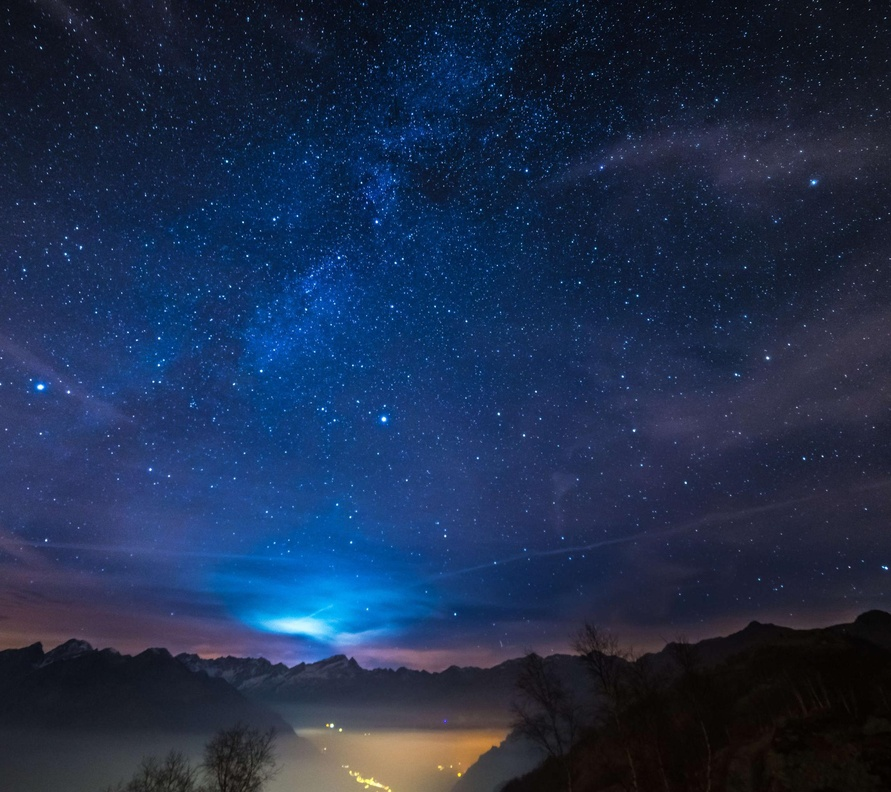
//> input picture picture_test/star.jpg, 891 x 792 px, shrunk from 2160 x 1920 before the run
$ ./LinearBlending   (built with g++ and OpenCV 4)
//> lines starting //> are read from the running program, lines starting //| are printed output that depends on the picture
#include<opencv2/core/core.hpp>
#include<opencv2/highgui/highgui.hpp>
using namespace cv;

bool LinearBlending(float Alpha=0.5,float Beta=0.5)
{
//> called with Alpha = 0.3, Beta = 0.7
  Mat srcImag1=imread("/home/newdisk/picture_test/star.jpg");
//> srcImag1 is the input picture: 792 rows x 891 cols, CV_8UC3; mean B, G, R 77.5, 46.2, 29.6
  Mat srcImag2=imread("/home/newdisk/picture_test/mountain.jpg");
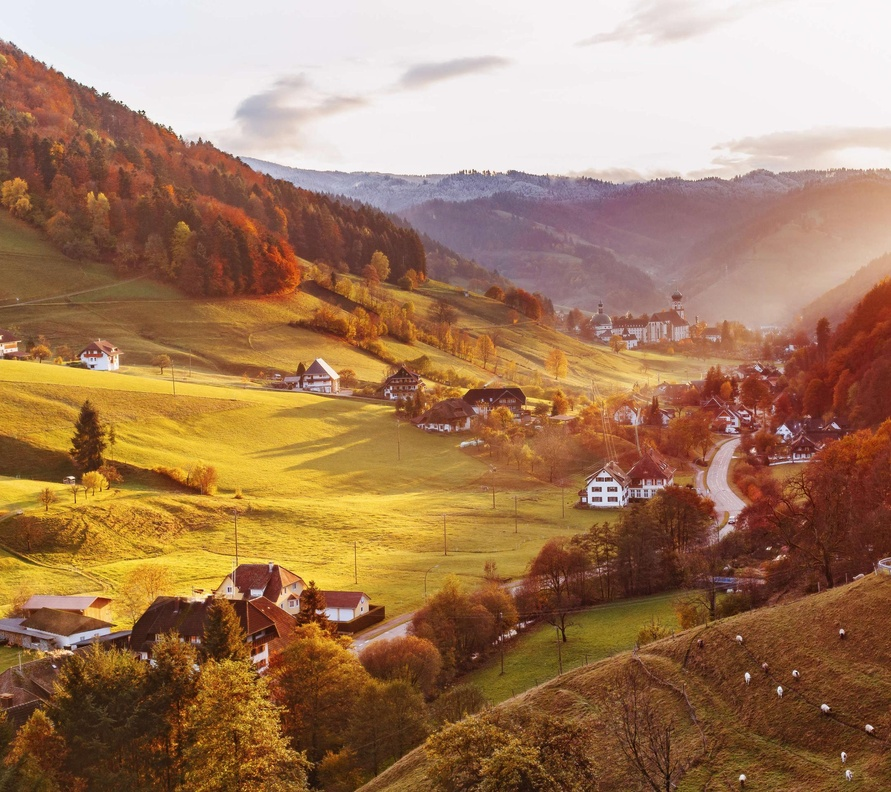
//> input picture picture_test/mountain.jpg, 891 x 792 px, shrunk from 2160 x 1920 before the run
//> srcImag2 is the input picture: 792 rows x 891 cols, CV_8UC3; mean B, G, R 92.8, 124.3, 161.9
  if(!srcImag1.data)
  {
    printf("error!");
    return false;
  }
  if(!srcImag2.data)
  {
    printf("error\n" );
    return false;
  }
  Mat dst;
addWeighted(srcImag1,Alpha,srcImag2,Beta,0.0,dst);
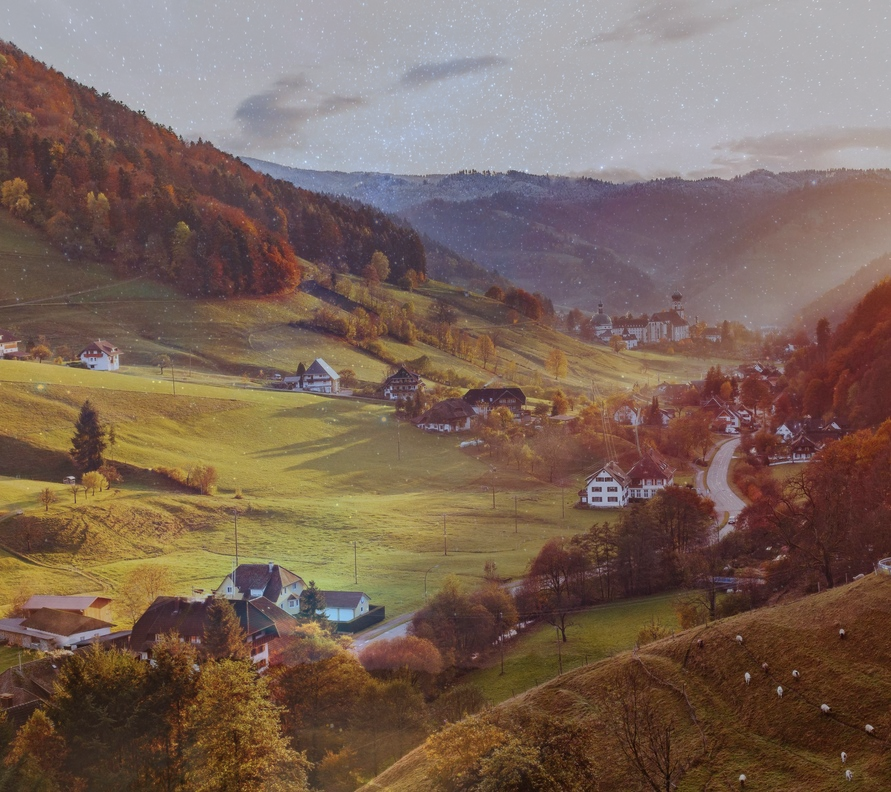
//> dst: 792 rows x 891 cols, CV_8UC3; mean B, G, R 88.2, 100.8, 122.2

namedWindow("blending",WINDOW_NORMAL);
imshow("blending",dst);
waitKey(0);
destroyAllWindows();
}

int main(int argv,char** argc)
{
  LinearBlending(0.3,0.7);
  return 0;
}
